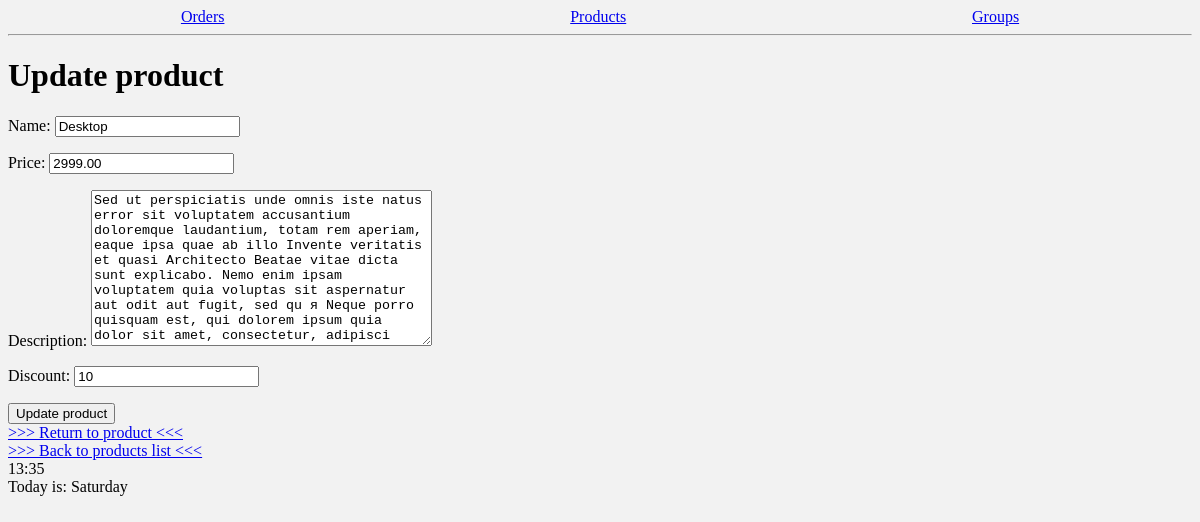
The page /shop/products/2/update on the database as committed earlier.
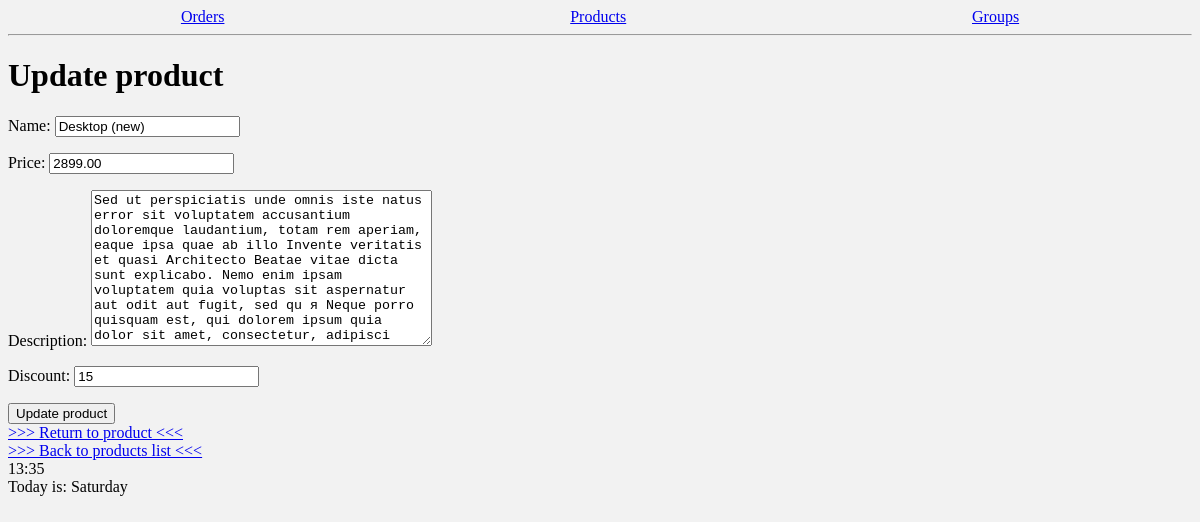
The same page on the database as committed later.
### shopapp/models.py (models this page shows, shortened)
class Product(models.Model):
    class Meta:
        ordering = ["name", "price"] # Сортирует в данном случае по имени и цене
    name = models.CharField(max_length=32)
    description = models.TextField(null=False, blank=True)
    price = models.DecimalField(default=0, max_digits=8, decimal_places=2)
    discount = models.SmallIntegerField(default=0)
    created_at = models.DateTimeField(auto_now_add=True)
    archived = models.BooleanField(default=False)

### shopapp/views.py (the view, shortened to what this page needs)
# urls.py: path('products/<int:pk>/update', ProductUpdateView.as_view(), name='product_update'),
class ProductUpdateView(UpdateView):
    model = Product
    fields = "name", "price", "description", "discount"
    template_name_suffix = "_update_form" # Необходимо сделать чтобы вместо Update не отображалось Create во View

### shopapp/templates/shopapp/product_update_form.html (shortened to what this page needs)
{% extends 'shopapp/base.html' %}
{% block body %}
    <h1> Update product </h1>
    <div>
        <form method="post">
            {{ form.as_p }}
            <button type="submit">Update product</button>
        </form>
    </div>
<div>
    <a href="{% url 'shopapp:product_details' pk=object.pk %}"> >>> Return to product <<< </a>
</div>
<div>
    <a href="{% url 'shopapp:products_list' %}"> >>> Back to products list <<< </a>
</div>
{% endblock %}

Rows that differ between the two databases and show on the page:
changed Product: name "Desktop" → "Desktop (new)"; price "2999.00" → "2899.00"; discount "10" → "15"
